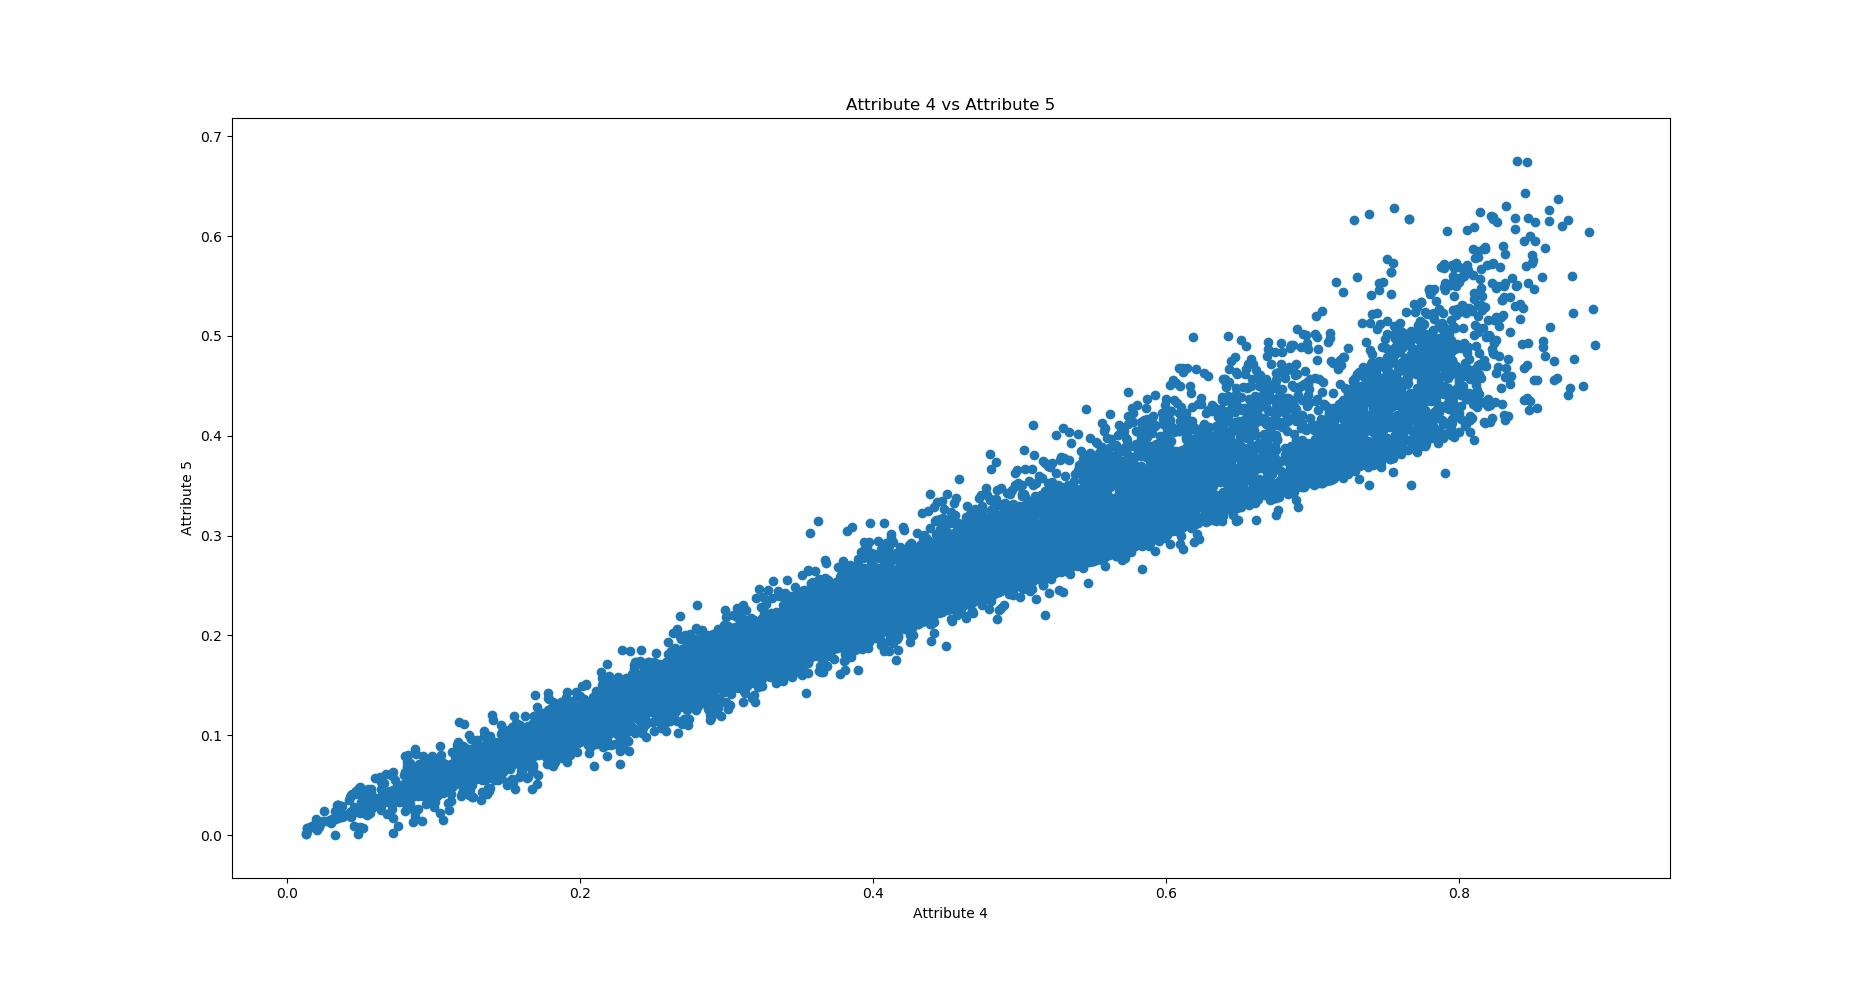

This chart was generated by the following Python code:
#!/usr/bin/env python

import sys
from pandas import DataFrame, read_csv
import matplotlib.pyplot as plt
import pandas as pd 



#used to give data headers string value 1-10 to access based on command line input
#df = pd.read_csv('magic04.data.csv') 
#df.columns = ['1','2','3','4','5','6','7','8','9','10','11']
#df.to_csv('magic04.data_1.csv')

command_line_input = sys.argv[1]
df = pd.read_csv('magic04.data_1.csv')
 #df['ith column']


#do calculating IQRgit
q1 = df[str(command_line_input)].quantile(.25)
q3 = df[str(command_line_input)].quantile(.75)
iqr = q3-q1

#converting contents of df to a list of ints
#then appending the iqp to that list
#then converting that list of ints to a str
myList=[]
new_df=df[str(command_line_input)].describe()
for i in range(0,8):
	myList.append(new_df[i])
myList.append(iqr)
str1 = ' '.join(str(i) for i in myList)
print str1


#creating scatterplot of attributes 4 and 5
plt.title('Attribute 4 vs Attribute 5')
plt.xlabel('Attribute 4')
plt.ylabel('Attribute 5')
x = df['4']
y = df['5']
graph = plt.scatter(x,y)
plt.show(graph)
